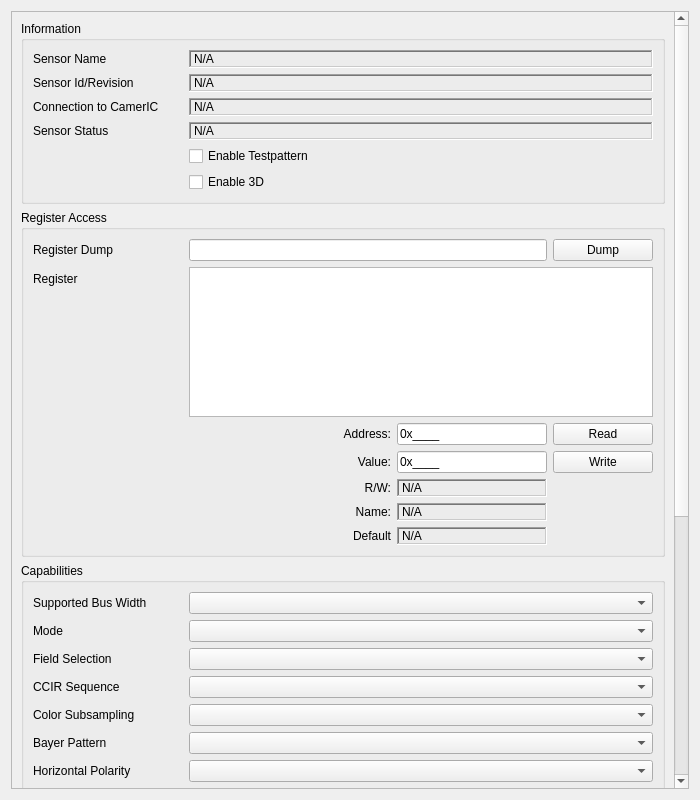
<?xml version="1.0" encoding="UTF-8"?>
<ui version="4.0">
 <author>Thorsten Gernoth</author>
 <class>PropertiesSensorWidget</class>
 <widget class="QWidget" name="PropertiesSensorWidget">
  <property name="geometry">
   <rect>
    <x>0</x>
    <y>0</y>
    <width>700</width>
    <height>800</height>
   </rect>
  </property>
  <property name="windowTitle">
   <string>Sensor</string>
  </property>
  <property name="locale">
   <locale language="English" country="UnitedStates"/>
  </property>
  <layout class="QVBoxLayout" name="verticalLayout">
   <item>
    <widget class="QScrollArea" name="scrollArea">
     <property name="widgetResizable">
      <bool>true</bool>
     </property>
     <widget class="QWidget" name="scrollAreaWidgetContents">
      <property name="geometry">
       <rect>
        <x>0</x>
        <y>0</y>
        <width>664</width>
        <height>1526</height>
       </rect>
      </property>
      <layout class="QVBoxLayout" name="verticalLayout_2">
       <item>
        <widget class="QGroupBox" name="infoGroupBox">
         <property name="title">
          <string>Information</string>
         </property>
         <property name="flat">
          <bool>false</bool>
         </property>
         <layout class="QFormLayout" name="formLayout">
          <property name="fieldGrowthPolicy">
           <enum>QFormLayout::AllNonFixedFieldsGrow</enum>
          </property>
          <item row="0" column="0">
           <widget class="QLabel" name="nameText">
            <property name="sizePolicy">
             <sizepolicy hsizetype="Minimum" vsizetype="Preferred">
              <horstretch>0</horstretch>
              <verstretch>0</verstretch>
             </sizepolicy>
            </property>
            <property name="minimumSize">
             <size>
              <width>150</width>
              <height>0</height>
             </size>
            </property>
            <property name="text">
             <string>Sensor Name</string>
            </property>
           </widget>
          </item>
          <item row="0" column="1">
           <widget class="QLabel" name="nameLabel">
            <property name="frameShape">
             <enum>QFrame::WinPanel</enum>
            </property>
            <property name="frameShadow">
             <enum>QFrame::Sunken</enum>
            </property>
            <property name="text">
             <string>N/A</string>
            </property>
           </widget>
          </item>
          <item row="1" column="0">
           <widget class="QLabel" name="idText">
            <property name="sizePolicy">
             <sizepolicy hsizetype="Minimum" vsizetype="Preferred">
              <horstretch>0</horstretch>
              <verstretch>0</verstretch>
             </sizepolicy>
            </property>
            <property name="minimumSize">
             <size>
              <width>150</width>
              <height>0</height>
             </size>
            </property>
            <property name="text">
             <string>Sensor Id/Revision</string>
            </property>
           </widget>
          </item>
          <item row="1" column="1">
           <widget class="QLabel" name="idLabel">
            <property name="frameShape">
             <enum>QFrame::WinPanel</enum>
            </property>
            <property name="frameShadow">
             <enum>QFrame::Sunken</enum>
            </property>
            <property name="text">
             <string>N/A</string>
            </property>
           </widget>
          </item>
          <item row="2" column="0">
           <widget class="QLabel" name="connectionText">
            <property name="sizePolicy">
             <sizepolicy hsizetype="Minimum" vsizetype="Preferred">
              <horstretch>0</horstretch>
              <verstretch>0</verstretch>
             </sizepolicy>
            </property>
            <property name="minimumSize">
             <size>
              <width>150</width>
              <height>0</height>
             </size>
            </property>
            <property name="text">
             <string>Connection to CamerIC</string>
            </property>
           </widget>
          </item>
          <item row="2" column="1">
           <widget class="QLabel" name="connectionLabel">
            <property name="frameShape">
             <enum>QFrame::WinPanel</enum>
            </property>
            <property name="frameShadow">
             <enum>QFrame::Sunken</enum>
            </property>
            <property name="text">
             <string>N/A</string>
            </property>
           </widget>
          </item>
          <item row="3" column="0">
           <widget class="QLabel" name="statusText">
            <property name="sizePolicy">
             <sizepolicy hsizetype="Minimum" vsizetype="Preferred">
              <horstretch>0</horstretch>
              <verstretch>0</verstretch>
             </sizepolicy>
            </property>
            <property name="minimumSize">
             <size>
              <width>150</width>
              <height>0</height>
             </size>
            </property>
            <property name="text">
             <string>Sensor Status</string>
            </property>
           </widget>
          </item>
          <item row="3" column="1">
           <widget class="QLabel" name="statusLabel">
            <property name="frameShape">
             <enum>QFrame::WinPanel</enum>
            </property>
            <property name="frameShadow">
             <enum>QFrame::Sunken</enum>
            </property>
            <property name="text">
             <string>N/A</string>
            </property>
           </widget>
          </item>
          <item row="4" column="1">
           <widget class="QCheckBox" name="testPatternCheckBox">
            <property name="text">
             <string>Enable Testpattern</string>
            </property>
           </widget>
          </item>
          <item row="5" column="1">
           <widget class="QCheckBox" name="d3CheckBox">
            <property name="text">
             <string>Enable 3D</string>
            </property>
           </widget>
          </item>
         </layout>
        </widget>
       </item>
       <item>
        <widget class="QGroupBox" name="registerGroupBox">
         <property name="title">
          <string>Register Access</string>
         </property>
         <layout class="QVBoxLayout" name="verticalLayout_3">
          <item>
           <layout class="QFormLayout" name="formLayout_3">
            <item row="0" column="0">
             <widget class="QLabel" name="dumpText">
              <property name="sizePolicy">
               <sizepolicy hsizetype="Minimum" vsizetype="Preferred">
                <horstretch>0</horstretch>
                <verstretch>0</verstretch>
               </sizepolicy>
              </property>
              <property name="minimumSize">
               <size>
                <width>150</width>
                <height>0</height>
               </size>
              </property>
              <property name="text">
               <string>Register Dump</string>
              </property>
             </widget>
            </item>
            <item row="0" column="1">
             <layout class="QGridLayout" name="gridLayout_3">
              <item row="0" column="1">
               <widget class="QLineEdit" name="dumpLineEdit"/>
              </item>
              <item row="0" column="2">
               <widget class="QPushButton" name="dumpButton">
                <property name="minimumSize">
                 <size>
                  <width>100</width>
                  <height>22</height>
                 </size>
                </property>
                <property name="text">
                 <string>Dump</string>
                </property>
                <property name="default">
                 <bool>false</bool>
                </property>
                <property name="flat">
                 <bool>false</bool>
                </property>
               </widget>
              </item>
             </layout>
            </item>
           </layout>
          </item>
          <item>
           <layout class="QFormLayout" name="formLayout_4">
            <item row="0" column="0">
             <widget class="QLabel" name="registerText">
              <property name="sizePolicy">
               <sizepolicy hsizetype="Minimum" vsizetype="Preferred">
                <horstretch>0</horstretch>
                <verstretch>0</verstretch>
               </sizepolicy>
              </property>
              <property name="minimumSize">
               <size>
                <width>150</width>
                <height>0</height>
               </size>
              </property>
              <property name="text">
               <string>Register</string>
              </property>
             </widget>
            </item>
            <item row="0" column="1">
             <layout class="QGridLayout" name="gridLayout_4">
              <item row="1" column="1">
               <widget class="QLabel" name="registerAddrLabelText">
                <property name="sizePolicy">
                 <sizepolicy hsizetype="Minimum" vsizetype="Preferred">
                  <horstretch>0</horstretch>
                  <verstretch>0</verstretch>
                 </sizepolicy>
                </property>
                <property name="minimumSize">
                 <size>
                  <width>150</width>
                  <height>0</height>
                 </size>
                </property>
                <property name="text">
                 <string>Address:</string>
                </property>
                <property name="alignment">
                 <set>Qt::AlignRight|Qt::AlignTrailing|Qt::AlignVCenter</set>
                </property>
               </widget>
              </item>
              <item row="2" column="1">
               <widget class="QLabel" name="registerValueLabelText">
                <property name="sizePolicy">
                 <sizepolicy hsizetype="Minimum" vsizetype="Preferred">
                  <horstretch>0</horstretch>
                  <verstretch>0</verstretch>
                 </sizepolicy>
                </property>
                <property name="minimumSize">
                 <size>
                  <width>150</width>
                  <height>0</height>
                 </size>
                </property>
                <property name="text">
                 <string>Value:</string>
                </property>
                <property name="alignment">
                 <set>Qt::AlignRight|Qt::AlignTrailing|Qt::AlignVCenter</set>
                </property>
               </widget>
              </item>
              <item row="3" column="1">
               <widget class="QLabel" name="registerRWLabelText">
                <property name="sizePolicy">
                 <sizepolicy hsizetype="Minimum" vsizetype="Preferred">
                  <horstretch>0</horstretch>
                  <verstretch>0</verstretch>
                 </sizepolicy>
                </property>
                <property name="minimumSize">
                 <size>
                  <width>150</width>
                  <height>0</height>
                 </size>
                </property>
                <property name="text">
                 <string>R/W:</string>
                </property>
                <property name="alignment">
                 <set>Qt::AlignRight|Qt::AlignTrailing|Qt::AlignVCenter</set>
                </property>
               </widget>
              </item>
              <item row="4" column="1">
               <widget class="QLabel" name="registerNameLabelText">
                <property name="sizePolicy">
                 <sizepolicy hsizetype="Minimum" vsizetype="Preferred">
                  <horstretch>0</horstretch>
                  <verstretch>0</verstretch>
                 </sizepolicy>
                </property>
                <property name="minimumSize">
                 <size>
                  <width>150</width>
                  <height>0</height>
                 </size>
                </property>
                <property name="text">
                 <string>Name:</string>
                </property>
                <property name="alignment">
                 <set>Qt::AlignRight|Qt::AlignTrailing|Qt::AlignVCenter</set>
                </property>
               </widget>
              </item>
              <item row="5" column="1">
               <widget class="QLabel" name="registerDefaultLabelText">
                <property name="sizePolicy">
                 <sizepolicy hsizetype="Minimum" vsizetype="Preferred">
                  <horstretch>0</horstretch>
                  <verstretch>0</verstretch>
                 </sizepolicy>
                </property>
                <property name="minimumSize">
                 <size>
                  <width>150</width>
                  <height>0</height>
                 </size>
                </property>
                <property name="text">
                 <string>Default</string>
                </property>
                <property name="alignment">
                 <set>Qt::AlignRight|Qt::AlignTrailing|Qt::AlignVCenter</set>
                </property>
               </widget>
              </item>
              <item row="1" column="2">
               <layout class="QGridLayout" name="gridLayout_5">
                <item row="0" column="0">
                 <widget class="QLineEdit" name="registerAddrLineEdit">
                  <property name="inputMask">
                   <string notr="true">\0\x&gt;HHHH;_</string>
                  </property>
                 </widget>
                </item>
               </layout>
              </item>
              <item row="3" column="2">
               <widget class="QLabel" name="registerRWText">
                <property name="sizePolicy">
                 <sizepolicy hsizetype="Minimum" vsizetype="Preferred">
                  <horstretch>0</horstretch>
                  <verstretch>0</verstretch>
                 </sizepolicy>
                </property>
                <property name="minimumSize">
                 <size>
                  <width>150</width>
                  <height>0</height>
                 </size>
                </property>
                <property name="frameShape">
                 <enum>QFrame::WinPanel</enum>
                </property>
                <property name="frameShadow">
                 <enum>QFrame::Sunken</enum>
                </property>
                <property name="text">
                 <string>N/A</string>
                </property>
               </widget>
              </item>
              <item row="4" column="2">
               <widget class="QLabel" name="registerNameText">
                <property name="sizePolicy">
                 <sizepolicy hsizetype="Minimum" vsizetype="Preferred">
                  <horstretch>0</horstretch>
                  <verstretch>0</verstretch>
                 </sizepolicy>
                </property>
                <property name="minimumSize">
                 <size>
                  <width>150</width>
                  <height>0</height>
                 </size>
                </property>
                <property name="frameShape">
                 <enum>QFrame::WinPanel</enum>
                </property>
                <property name="frameShadow">
                 <enum>QFrame::Sunken</enum>
                </property>
                <property name="text">
                 <string>N/A</string>
                </property>
               </widget>
              </item>
              <item row="5" column="2">
               <widget class="QLabel" name="registerDefaultText">
                <property name="sizePolicy">
                 <sizepolicy hsizetype="Minimum" vsizetype="Preferred">
                  <horstretch>0</horstretch>
                  <verstretch>0</verstretch>
                 </sizepolicy>
                </property>
                <property name="minimumSize">
                 <size>
                  <width>150</width>
                  <height>0</height>
                 </size>
                </property>
                <property name="frameShape">
                 <enum>QFrame::WinPanel</enum>
                </property>
                <property name="frameShadow">
                 <enum>QFrame::Sunken</enum>
                </property>
                <property name="text">
                 <string>N/A</string>
                </property>
               </widget>
              </item>
              <item row="2" column="2">
               <layout class="QGridLayout" name="gridLayout_6">
                <item row="0" column="0">
                 <widget class="QLineEdit" name="registerValueLineEdit">
                  <property name="inputMask">
                   <string notr="true">\0\x&gt;HHHH;_</string>
                  </property>
                  <property name="maxLength">
                   <number>6</number>
                  </property>
                 </widget>
                </item>
               </layout>
              </item>
              <item row="1" column="0">
               <spacer name="horizontalSpacer">
                <property name="orientation">
                 <enum>Qt::Horizontal</enum>
                </property>
                <property name="sizeHint" stdset="0">
                 <size>
                  <width>40</width>
                  <height>20</height>
                 </size>
                </property>
               </spacer>
              </item>
              <item row="2" column="3">
               <widget class="QPushButton" name="registerWriteButton">
                <property name="minimumSize">
                 <size>
                  <width>100</width>
                  <height>22</height>
                 </size>
                </property>
                <property name="text">
                 <string>Write</string>
                </property>
                <property name="default">
                 <bool>false</bool>
                </property>
                <property name="flat">
                 <bool>false</bool>
                </property>
               </widget>
              </item>
              <item row="1" column="3">
               <widget class="QPushButton" name="registerReadButton">
                <property name="minimumSize">
                 <size>
                  <width>100</width>
                  <height>22</height>
                 </size>
                </property>
                <property name="text">
                 <string>Read</string>
                </property>
                <property name="default">
                 <bool>false</bool>
                </property>
                <property name="flat">
                 <bool>false</bool>
                </property>
               </widget>
              </item>
              <item row="0" column="0" colspan="4">
               <widget class="QTableView" name="registerView">
                <property name="minimumSize">
                 <size>
                  <width>0</width>
                  <height>150</height>
                 </size>
                </property>
               </widget>
              </item>
             </layout>
            </item>
           </layout>
          </item>
         </layout>
        </widget>
       </item>
       <item>
        <widget class="QGroupBox" name="capGroupBox">
         <property name="title">
          <string>Capabilities</string>
         </property>
         <layout class="QFormLayout" name="formLayout_2">
          <item row="0" column="0">
           <widget class="QLabel" name="buswidthText">
            <property name="sizePolicy">
             <sizepolicy hsizetype="Minimum" vsizetype="Preferred">
              <horstretch>0</horstretch>
              <verstretch>0</verstretch>
             </sizepolicy>
            </property>
            <property name="minimumSize">
             <size>
              <width>150</width>
              <height>0</height>
             </size>
            </property>
            <property name="text">
             <string>Supported Bus Width</string>
            </property>
           </widget>
          </item>
          <item row="0" column="1">
           <widget class="QComboBox" name="buswidthComboBox"/>
          </item>
          <item row="1" column="0">
           <widget class="QLabel" name="modeText">
            <property name="sizePolicy">
             <sizepolicy hsizetype="Minimum" vsizetype="Preferred">
              <horstretch>0</horstretch>
              <verstretch>0</verstretch>
             </sizepolicy>
            </property>
            <property name="minimumSize">
             <size>
              <width>150</width>
              <height>0</height>
             </size>
            </property>
            <property name="text">
             <string>Mode</string>
            </property>
           </widget>
          </item>
          <item row="1" column="1">
           <widget class="QComboBox" name="modeComboBox"/>
          </item>
          <item row="2" column="0">
           <widget class="QLabel" name="fieldselText">
            <property name="sizePolicy">
             <sizepolicy hsizetype="Minimum" vsizetype="Preferred">
              <horstretch>0</horstretch>
              <verstretch>0</verstretch>
             </sizepolicy>
            </property>
            <property name="minimumSize">
             <size>
              <width>150</width>
              <height>0</height>
             </size>
            </property>
            <property name="text">
             <string>Field Selection</string>
            </property>
           </widget>
          </item>
          <item row="2" column="1">
           <widget class="QComboBox" name="fieldselectionComboBox"/>
          </item>
          <item row="3" column="0">
           <widget class="QLabel" name="ycseqText">
            <property name="sizePolicy">
             <sizepolicy hsizetype="Minimum" vsizetype="Preferred">
              <horstretch>0</horstretch>
              <verstretch>0</verstretch>
             </sizepolicy>
            </property>
            <property name="minimumSize">
             <size>
              <width>150</width>
              <height>0</height>
             </size>
            </property>
            <property name="text">
             <string>CCIR Sequence</string>
            </property>
           </widget>
          </item>
          <item row="3" column="1">
           <widget class="QComboBox" name="ycseqComboBox"/>
          </item>
          <item row="4" column="0">
           <widget class="QLabel" name="conv422Text">
            <property name="sizePolicy">
             <sizepolicy hsizetype="Minimum" vsizetype="Preferred">
              <horstretch>0</horstretch>
              <verstretch>0</verstretch>
             </sizepolicy>
            </property>
            <property name="minimumSize">
             <size>
              <width>150</width>
              <height>0</height>
             </size>
            </property>
            <property name="text">
             <string>Color Subsampling</string>
            </property>
           </widget>
          </item>
          <item row="4" column="1">
           <widget class="QComboBox" name="conv422ComboBox"/>
          </item>
          <item row="5" column="0">
           <widget class="QLabel" name="bpatText">
            <property name="sizePolicy">
             <sizepolicy hsizetype="Minimum" vsizetype="Preferred">
              <horstretch>0</horstretch>
              <verstretch>0</verstretch>
             </sizepolicy>
            </property>
            <property name="minimumSize">
             <size>
              <width>150</width>
              <height>0</height>
             </size>
            </property>
            <property name="text">
             <string>Bayer Pattern</string>
            </property>
           </widget>
          </item>
          <item row="5" column="1">
           <widget class="QComboBox" name="bpatComboBox"/>
          </item>
          <item row="6" column="0">
           <widget class="QLabel" name="hpolText">
            <property name="sizePolicy">
             <sizepolicy hsizetype="Minimum" vsizetype="Preferred">
              <horstretch>0</horstretch>
              <verstretch>0</verstretch>
             </sizepolicy>
            </property>
            <property name="minimumSize">
             <size>
              <width>150</width>
              <height>0</height>
             </size>
            </property>
            <property name="text">
             <string>Horizontal Polarity</string>
            </property>
           </widget>
          </item>
          <item row="6" column="1">
           <widget class="QComboBox" name="hpolComboBox"/>
          </item>
          <item row="7" column="0">
           <widget class="QLabel" name="vpolText">
            <property name="sizePolicy">
             <sizepolicy hsizetype="Minimum" vsizetype="Preferred">
              <horstretch>0</horstretch>
              <verstretch>0</verstretch>
             </sizepolicy>
            </property>
            <property name="minimumSize">
             <size>
              <width>150</width>
              <height>0</height>
             </size>
            </property>
            <property name="text">
             <string>Vertical Polarity</string>
            </property>
           </widget>
          </item>
          <item row="7" column="1">
           <widget class="QComboBox" name="vpolComboBox"/>
          </item>
          <item row="8" column="0">
           <widget class="QLabel" name="edgeText">
            <property name="sizePolicy">
             <sizepolicy hsizetype="Minimum" vsizetype="Preferred">
              <horstretch>0</horstretch>
              <verstretch>0</verstretch>
             </sizepolicy>
            </property>
            <property name="minimumSize">
             <size>
              <width>150</width>
              <height>0</height>
             </size>
            </property>
            <property name="text">
             <string>Sample Edge</string>
            </property>
           </widget>
          </item>
          <item row="8" column="1">
           <widget class="QComboBox" name="edgeComboBox"/>
          </item>
          <item row="9" column="0">
           <widget class="QLabel" name="blsText">
            <property name="sizePolicy">
             <sizepolicy hsizetype="Minimum" vsizetype="Preferred">
              <horstretch>0</horstretch>
              <verstretch>0</verstretch>
             </sizepolicy>
            </property>
            <property name="minimumSize">
             <size>
              <width>150</width>
              <height>0</height>
             </size>
            </property>
            <property name="text">
             <string>Black Level Substraction</string>
            </property>
           </widget>
          </item>
          <item row="9" column="1">
           <widget class="QComboBox" name="blsComboBox"/>
          </item>
          <item row="10" column="0">
           <widget class="QLabel" name="gammaText">
            <property name="sizePolicy">
             <sizepolicy hsizetype="Minimum" vsizetype="Preferred">
              <horstretch>0</horstretch>
              <verstretch>0</verstretch>
             </sizepolicy>
            </property>
            <property name="minimumSize">
             <size>
              <width>150</width>
              <height>0</height>
             </size>
            </property>
            <property name="text">
             <string>Gamma</string>
            </property>
           </widget>
          </item>
          <item row="10" column="1">
           <widget class="QComboBox" name="gammaComboBox"/>
          </item>
          <item row="11" column="0">
           <widget class="QLabel" name="cconvText">
            <property name="sizePolicy">
             <sizepolicy hsizetype="Minimum" vsizetype="Preferred">
              <horstretch>0</horstretch>
              <verstretch>0</verstretch>
             </sizepolicy>
            </property>
            <property name="minimumSize">
             <size>
              <width>150</width>
              <height>0</height>
             </size>
            </property>
            <property name="text">
             <string>Color Conversion</string>
            </property>
           </widget>
          </item>
          <item row="11" column="1">
           <widget class="QComboBox" name="cconvComboBox"/>
          </item>
          <item row="12" column="0">
           <widget class="QLabel" name="resolutionText">
            <property name="sizePolicy">
             <sizepolicy hsizetype="Minimum" vsizetype="Preferred">
              <horstretch>0</horstretch>
              <verstretch>0</verstretch>
             </sizepolicy>
            </property>
            <property name="minimumSize">
             <size>
              <width>150</width>
              <height>0</height>
             </size>
            </property>
            <property name="text">
             <string>Resolution</string>
            </property>
           </widget>
          </item>
          <item row="12" column="1">
           <widget class="QComboBox" name="resolutionComboBox"/>
          </item>
          <item row="13" column="0">
           <widget class="QLabel" name="dwnszText">
            <property name="sizePolicy">
             <sizepolicy hsizetype="Minimum" vsizetype="Preferred">
              <horstretch>0</horstretch>
              <verstretch>0</verstretch>
             </sizepolicy>
            </property>
            <property name="minimumSize">
             <size>
              <width>150</width>
              <height>0</height>
             </size>
            </property>
            <property name="text">
             <string>Downsize Subsampling</string>
            </property>
           </widget>
          </item>
          <item row="13" column="1">
           <widget class="QComboBox" name="dwnszComboBox"/>
          </item>
          <item row="14" column="0">
           <widget class="QLabel" name="blcText">
            <property name="sizePolicy">
             <sizepolicy hsizetype="Minimum" vsizetype="Preferred">
              <horstretch>0</horstretch>
              <verstretch>0</verstretch>
             </sizepolicy>
            </property>
            <property name="minimumSize">
             <size>
              <width>150</width>
              <height>0</height>
             </size>
            </property>
            <property name="text">
             <string>Black Level Control</string>
            </property>
           </widget>
          </item>
          <item row="14" column="1">
           <widget class="QComboBox" name="blcComboBox"/>
          </item>
          <item row="15" column="0">
           <widget class="QLabel" name="agcText">
            <property name="sizePolicy">
             <sizepolicy hsizetype="Minimum" vsizetype="Preferred">
              <horstretch>0</horstretch>
              <verstretch>0</verstretch>
             </sizepolicy>
            </property>
            <property name="minimumSize">
             <size>
              <width>150</width>
              <height>0</height>
             </size>
            </property>
            <property name="text">
             <string>Auto Gain Control</string>
            </property>
           </widget>
          </item>
          <item row="15" column="1">
           <widget class="QComboBox" name="agcComboBox"/>
          </item>
          <item row="16" column="0">
           <widget class="QLabel" name="awbText">
            <property name="sizePolicy">
             <sizepolicy hsizetype="Minimum" vsizetype="Preferred">
              <horstretch>0</horstretch>
              <verstretch>0</verstretch>
             </sizepolicy>
            </property>
            <property name="minimumSize">
             <size>
              <width>150</width>
              <height>0</height>
             </size>
            </property>
            <property name="text">
             <string>Auto White Balance</string>
            </property>
           </widget>
          </item>
          <item row="16" column="1">
           <widget class="QComboBox" name="awbComboBox"/>
          </item>
          <item row="17" column="0">
           <widget class="QLabel" name="aecText">
            <property name="sizePolicy">
             <sizepolicy hsizetype="Minimum" vsizetype="Preferred">
              <horstretch>0</horstretch>
              <verstretch>0</verstretch>
             </sizepolicy>
            </property>
            <property name="minimumSize">
             <size>
              <width>150</width>
              <height>0</height>
             </size>
            </property>
            <property name="text">
             <string>Auto Exposure Control</string>
            </property>
           </widget>
          </item>
          <item row="17" column="1">
           <widget class="QComboBox" name="aecComboBox"/>
          </item>
          <item row="18" column="0">
           <widget class="QLabel" name="dpccText">
            <property name="sizePolicy">
             <sizepolicy hsizetype="Minimum" vsizetype="Preferred">
              <horstretch>0</horstretch>
              <verstretch>0</verstretch>
             </sizepolicy>
            </property>
            <property name="minimumSize">
             <size>
              <width>150</width>
              <height>0</height>
             </size>
            </property>
            <property name="text">
             <string>Defect Pixel Correction</string>
            </property>
           </widget>
          </item>
          <item row="18" column="1">
           <widget class="QComboBox" name="dpccComboBox"/>
          </item>
          <item row="19" column="0">
           <widget class="QLabel" name="smiamodeText">
            <property name="sizePolicy">
             <sizepolicy hsizetype="Minimum" vsizetype="Preferred">
              <horstretch>0</horstretch>
              <verstretch>0</verstretch>
             </sizepolicy>
            </property>
            <property name="minimumSize">
             <size>
              <width>150</width>
              <height>0</height>
             </size>
            </property>
            <property name="text">
             <string>Smia Mode</string>
            </property>
           </widget>
          </item>
          <item row="19" column="1">
           <widget class="QComboBox" name="smiamodeComboBox"/>
          </item>
          <item row="20" column="0">
           <widget class="QLabel" name="mipimodeText">
            <property name="sizePolicy">
             <sizepolicy hsizetype="Minimum" vsizetype="Preferred">
              <horstretch>0</horstretch>
              <verstretch>0</verstretch>
             </sizepolicy>
            </property>
            <property name="minimumSize">
             <size>
              <width>150</width>
              <height>0</height>
             </size>
            </property>
            <property name="text">
             <string>Mipi Mode</string>
            </property>
           </widget>
          </item>
          <item row="20" column="1">
           <widget class="QComboBox" name="mipimodeComboBox"/>
          </item>
         </layout>
        </widget>
       </item>
       <item>
        <spacer name="verticalSpacer">
         <property name="orientation">
          <enum>Qt::Vertical</enum>
         </property>
         <property name="sizeHint" stdset="0">
          <size>
           <width>20</width>
           <height>40</height>
          </size>
         </property>
        </spacer>
       </item>
      </layout>
     </widget>
    </widget>
   </item>
  </layout>
 </widget>
 <resources/>
 <connections/>
</ui>
